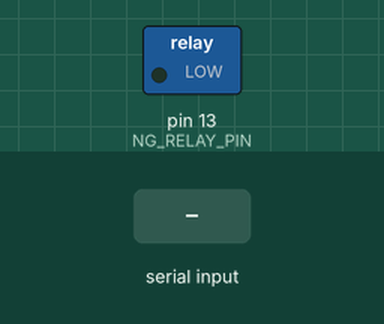
Recording of a sketch running on a simulated Arduino Uno, built with avr-gcc and run on an emulated ATmega328P. Shown: switched loads named in the sketch (green lamp = pin HIGH). Inputs (shaded band) come from the test bench.

Above: at 1.2 s.
1.3 s: "0\n" received over Serial
At 2.1 s:
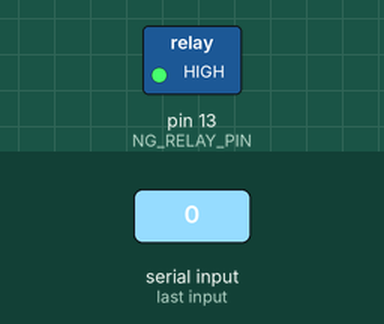
Timing chart, 0 to 4.8 s (numbered marks = the images above; inputs shaded):
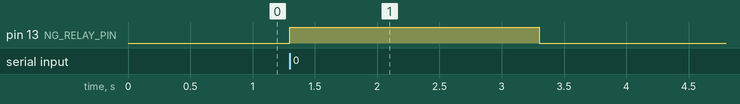

Measured:
- after the input at 1.3 s, pin 13 (NG_RELAY_PIN): LOW → HIGH at once, → LOW 2.0 s later

The sketch:

ng_signal_receiver.ino
```cpp
// Nhan tin hieu NG tu AI Inspection Server qua Serial (115200 baud).
//
// Giao thuc don gian:
//   AI Server gui ky tu '0' (kem \r\n) moi khi Step 3 phat hien san pham loi.
//   Khong can tra ACK — server gui la xong (fire-and-forget).
//
// Cach hoat dong: nhan '0' -> bat relay bao loi trong 2 giay roi tat.

const unsigned long NG_RELAY_DURATION_MS = 2000;
const int NG_RELAY_PIN = 13;  // Doi thanh pin relay that cua ban

void setup() {
  Serial.begin(115200);
  pinMode(NG_RELAY_PIN, OUTPUT);
  digitalWrite(NG_RELAY_PIN, LOW);
}

void loop() {
  while (Serial.available() > 0) {
    char c = Serial.read();

    // Bo qua ky tu ket thuc dong (\r, \n)
    if (c == '\r' || c == '\n') {
      continue;
    }

    if (c == '0') {
      // Step 3 NG: bat relay bao loi
      digitalWrite(NG_RELAY_PIN, HIGH);
      delay(NG_RELAY_DURATION_MS);
      digitalWrite(NG_RELAY_PIN, LOW);
    }
    // Ky tu khac: bo qua (giao thuc chi co '0')
  }
}
```
